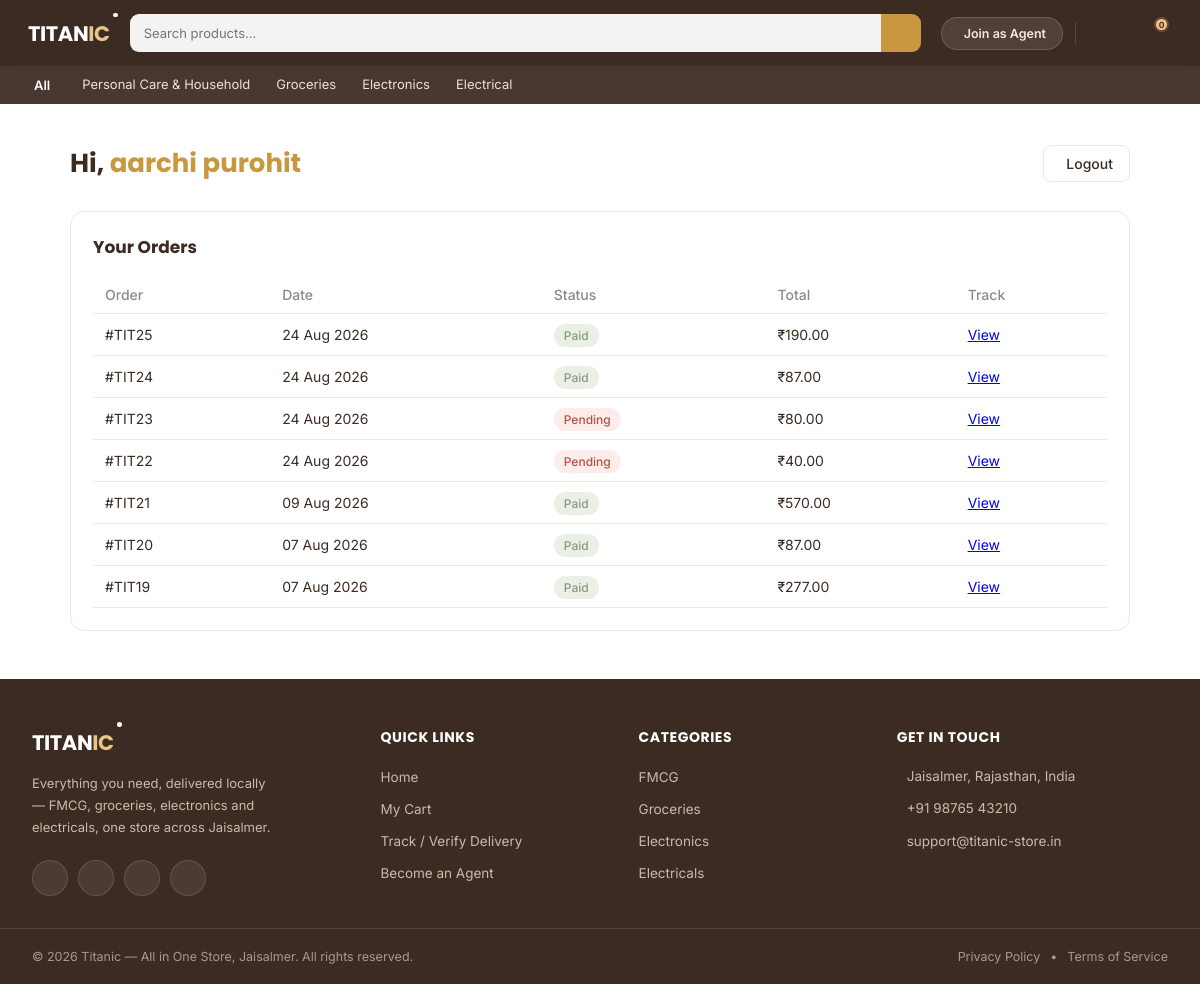
The page /customer/dashboard/ (signed in) on the database as committed earlier.
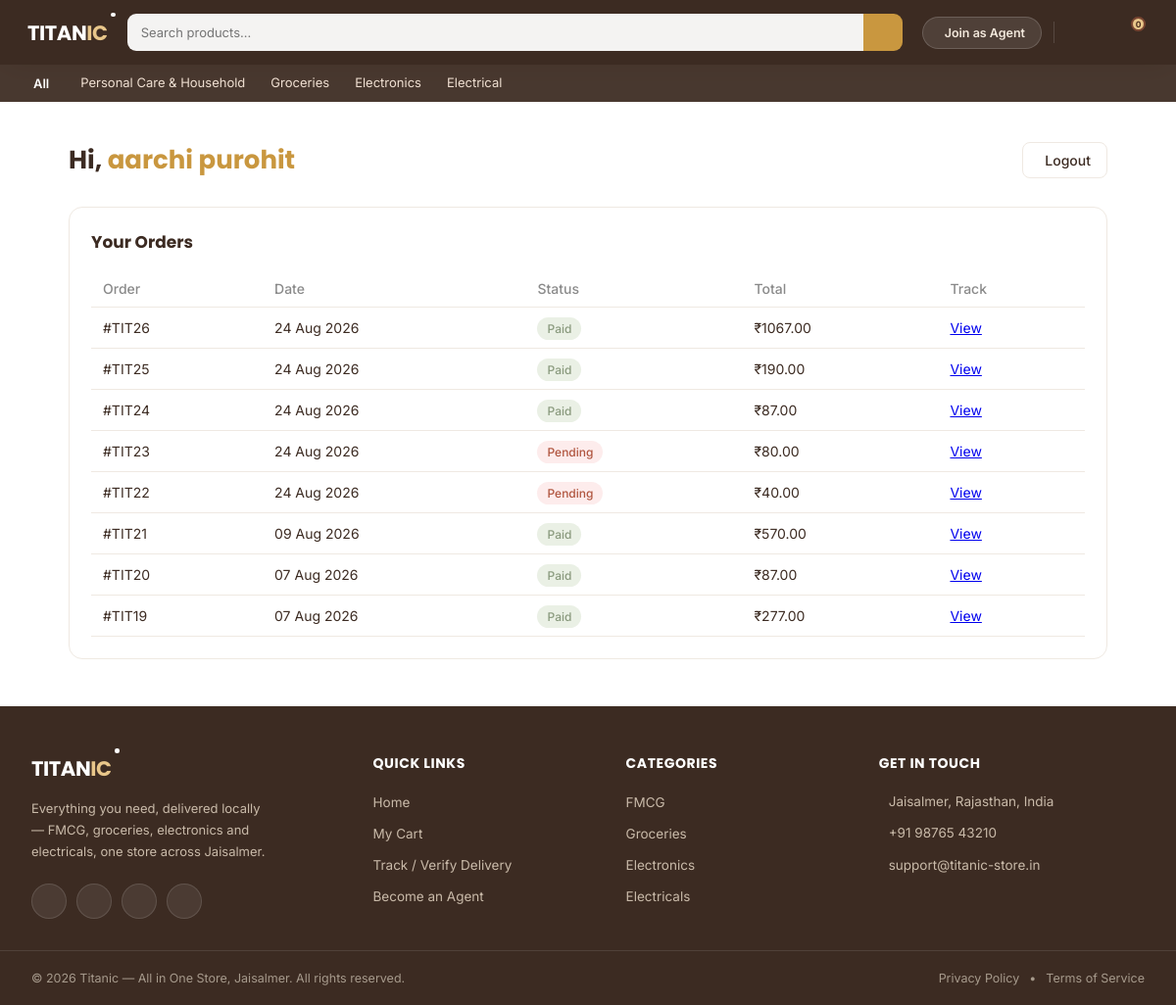
The same page on the database as committed later.
### orders/models.py (models this page shows, shortened)
class Order(models.Model):
    STATUS_CHOICES = [
        ('pending', 'Pending'),
        ('paid', 'Paid'),
        ('shipped', 'Shipped'),
        ('delivered', 'Delivered'),
    ]
    customer = models.ForeignKey(User, null=True, blank=True, on_delete=models.SET_NULL, related_name='orders')
    full_name = models.CharField(max_length=100)
    phone = models.CharField(max_length=15)
    address = models.TextField()
    pincode = models.CharField(max_length=10)
    referred_by = models.ForeignKey(Agent, null=True, blank=True, on_delete=models.SET_NULL)
    status = models.CharField(max_length=20, choices=STATUS_CHOICES, default='pending')
    delivery_otp = models.CharField(max_length=6, null=True, blank=True)
    razorpay_order_id = models.CharField(max_length=100, null=True, blank=True)
    created_at = models.DateTimeField(auto_now_add=True)

### customers/views.py (the view)
# urls.py: path('customer/dashboard/', views.customer_dashboard, name='customer_dashboard'),
@login_required(login_url='customer_login')
def customer_dashboard(request):
    if not hasattr(request.user, 'customer'):
        messages.error(request, 'Ye page sirf customers ke liye hai.')
        return redirect('customer_login')
    customer = request.user.customer
    orders = request.user.orders.all().order_by('-created_at')
    orders_with_total = []
    for order in orders:
        total = sum(item.price_at_purchase * item.quantity for item in order.items.all())
        orders_with_total.append({'order': order, 'total': total})
    return render(request, 'customers/dashboard.html', {
        'customer': customer,
        'orders_with_total': orders_with_total,
    })

### products/context_processors.py (called while the page is built)
def featured_categories(request):
    return {
        'featured_categories': {
            'fmcg': Categories.objects.filter(parent=None, name__in=['FMCG', 'Fmcg', 'Personal Care & Household', 'Personal Care & Household']).first(),
            'groceries': Categories.objects.filter(parent=None, name__in=['Groceries', 'Grocery']).first(),
            'electronics': Categories.objects.filter(parent=None, name__in=['Electronics']).first(),
            'electricals': Categories.objects.filter(parent=None, name__in=['Electrical', 'Electricals']).first(),
        }
    }

### customers/templates/customers/dashboard.html (shortened to what this page needs)
{% extends 'base.html' %}
{% load static %}
{% block content %}
<link rel="stylesheet" href="{% static 'customers/dashboard.css' %}">
<div class="dash-wrap">
    <div class="dash-header">
        <h1>Hi, <span>{{ customer.name }}</span></h1>
        <a href="{% url 'customer_logout' %}" class="dash-logout">
             Logout
        </a>
    </div>
    <div class="dash-section">
        <h3>Your Orders</h3>
        <table class="dash-table">
            <thead>
                <tr>
                    <th>Order</th>
                    <th>Date</th>
                    <th>Status</th>
                    <th>Total</th>
                    <th>Track</th>
                </tr>
            </thead>
            <tbody>
                {% for entry in orders_with_total %}
                <tr>
                    <td>#TIT{{ entry.order.id }}</td>
                    <td>{{ entry.order.created_at|date:"d M Y" }}</td>
                    <td><span class="badge badge-{{ entry.order.status }}">{{ entry.order.get_status_display }}</span></td>
                    <td>₹{{ entry.total }}</td>
                    <td><a href="{% url 'order_success' entry.order.id %}">View</a></td>
                </tr>
                {% empty %}
                <tr><td colspan="5" class="empty-row">No orders yet. Start shopping!</td></tr>
                {% endfor %}
            </tbody>
        </table>
    </div>
</div>
{% endblock %}

Rows that differ between the two databases and show on the page:
added Order: order.id "26", order.created_at "24 Aug 2026", order.status "Paid", total "1067.00"
